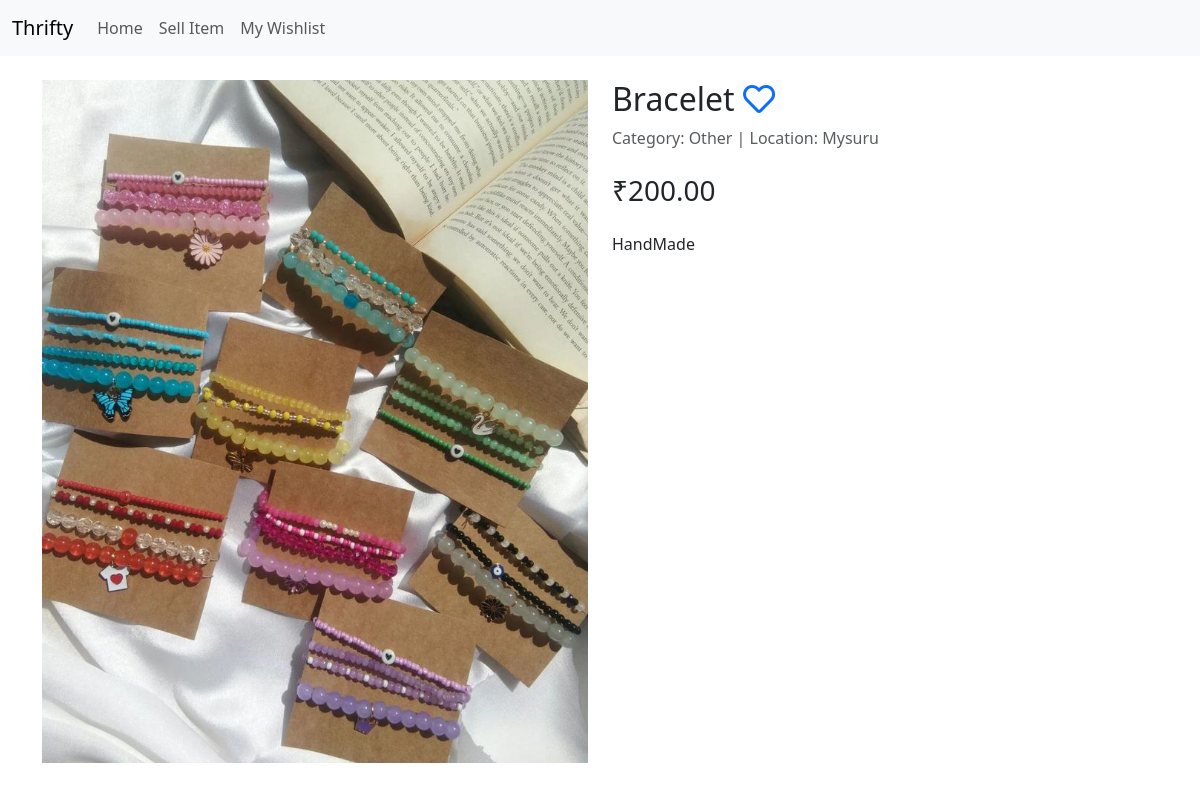
/product/1/, run on the app's committed database.
### listings/models.py (models this page shows, shortened)
class Listing(models.Model):
    CATEGORY_CHOICES = (
        ('Apparel', 'Apparel'),
        ('Electronics', 'Electronics'),
        ('Home Decor', 'Home Decor'),
        ('Books', 'Books'),
        ('Collectibles', 'Collectibles'),
        ('Other', 'Other'),
    )
    title = models.CharField(max_length=100)
    description = models.TextField()
    price = models.DecimalField(max_digits=10, decimal_places=2)
    location = models.CharField(max_length=100)
    category = models.CharField(max_length=20, choices=CATEGORY_CHOICES, default='Other')
    image = models.ImageField(upload_to='listing_images/')
    date_posted = models.DateTimeField(default=timezone.now)

### listings/views.py (the view)
# urls.py: path('product/<int:product_id>/', views.product_detail, name='product_detail'),
def product_detail(request, product_id):
    product = get_object_or_404(Listing, id=product_id)
    favorites_list_ids = request.session.get('favorites', [])
    context = {
        'product': product,
        'is_favorited': product.id in favorites_list_ids,
    }
    return render(request, 'product_detail.html', context)

### listings/templates/product_detail.html
{% extends 'base.html' %}
{% block content %}
<div class="row">
    <div class="col-md-6">
        <img src="{{ product.image.url }}" class="img-fluid" alt="{{ product.title }}">
    </div>
    <div class="col-md-6">
        <h2>
            {{ product.title }}
            <a href="{% url 'toggle_favorite' product.id %}">
                {% if is_favorited %}
                    <i class="fas fa-heart text-danger"></i>
                {% else %}
                    <i class="far fa-heart"></i>
                {% endif %}
            </a>
        </h2>
        <p class="text-muted">Category: {{ product.category }} | Location: {{ product.location }}</p>
        <h3 class="mt-4">₹{{ product.price }}</h3>
        <p class="mt-4">{{ product.description }}</p>
    </div>
</div>
{% endblock %}

### data on the page
Listing: image (picture), title "Bracelet", category "Other", location "Mysuru", price "200.00", description "HandMade"
